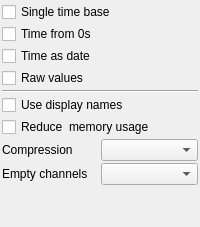
                  <widget class="QWidget" name="HDF5">
                   <layout class="QGridLayout" name="gridLayout_2">
                    <property name="leftMargin">
                     <number>2</number>
                    </property>
                    <property name="topMargin">
                     <number>2</number>
                    </property>
                    <property name="rightMargin">
                     <number>2</number>
                    </property>
                    <property name="bottomMargin">
                     <number>2</number>
                    </property>
                    <property name="spacing">
                     <number>2</number>
                    </property>
                    <item row="8" column="1">
                     <widget class="QComboBox" name="empty_channels"/>
                    </item>
                    <item row="9" column="0">
                     <spacer name="verticalSpacer_3">
                      <property name="orientation">
                       <enum>Qt::Vertical</enum>
                      </property>
                      <property name="sizeHint" stdset="0">
                       <size>
                        <width>20</width>
                        <height>40</height>
                       </size>
                      </property>
                     </spacer>
                    </item>
                    <item row="7" column="0">
                     <widget class="QLabel" name="label_67">
                      <property name="text">
                       <string>Compression</string>
                      </property>
                     </widget>
                    </item>
                    <item row="8" column="0">
                     <widget class="QLabel" name="label_65">
                      <property name="text">
                       <string>Empty channels</string>
                      </property>
                     </widget>
                    </item>
                    <item row="7" column="1">
                     <widget class="QComboBox" name="export_compression"/>
                    </item>
                    <item row="4" column="0" colspan="2">
                     <widget class="Line" name="line_30">
                      <property name="orientation">
                       <enum>Qt::Horizontal</enum>
                      </property>
                     </widget>
                    </item>
                    <item row="0" column="0" colspan="2">
                     <widget class="QCheckBox" name="single_time_base">
                      <property name="text">
                       <string>Single time base</string>
                      </property>
                     </widget>
                    </item>
                    <item row="1" column="0" colspan="2">
                     <widget class="QCheckBox" name="time_from_zero">
                      <property name="text">
                       <string>Time from 0s</string>
                      </property>
                     </widget>
                    </item>
                    <item row="2" column="0" colspan="2">
                     <widget class="QCheckBox" name="time_as_date">
                      <property name="text">
                       <string>Time as date</string>
                      </property>
                     </widget>
                    </item>
                    <item row="3" column="0" colspan="2">
                     <widget class="QCheckBox" name="raw">
                      <property name="text">
                       <string>Raw values</string>
                      </property>
                     </widget>
                    </item>
                    <item row="5" column="0" colspan="2">
                     <widget class="QCheckBox" name="use_display_names">
                      <property name="text">
                       <string>Use display names</string>
                      </property>
                     </widget>
                    </item>
                    <item row="6" column="0" colspan="2">
                     <widget class="QCheckBox" name="reduce_memory_usage">
                      <property name="text">
                       <string>Reduce  memory usage</string>
                      </property>
                     </widget>
                    </item>
                   </layout>
                  </widget>
